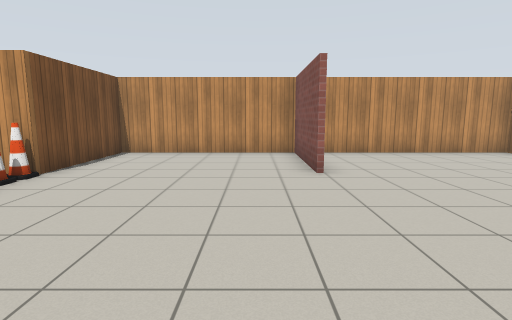
View 1 (above)

13 first-person views from a walk through a Gazebo world. The camera is 1.2 m above the floor, tilts 8° down and sees 80° across. The floor is counted in squares, 1 m on a side. Each view is taken from the middle of a square. On the plan, view 1 faces up. The plan holds only what a view shows up to about 13 squares ahead; the rest is blank. The robots in the file are not drawn. Simple patterns stand in for the simulator's built-in surfaces.

View 2
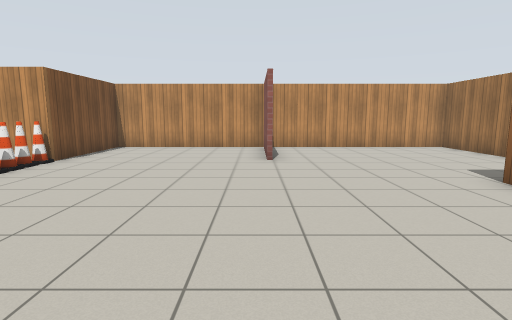

View 3
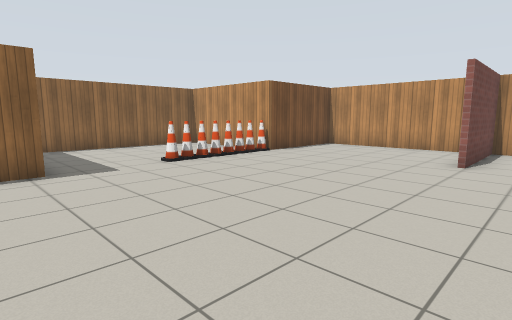

View 4
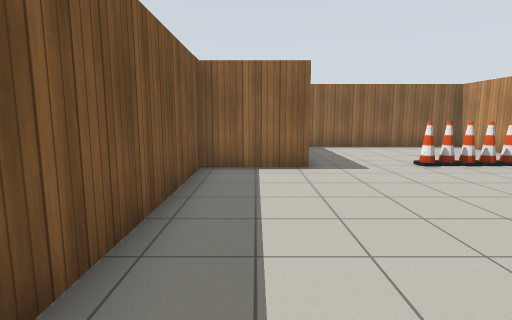

View 5
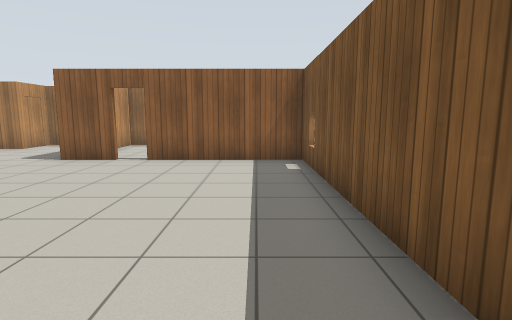

View 6
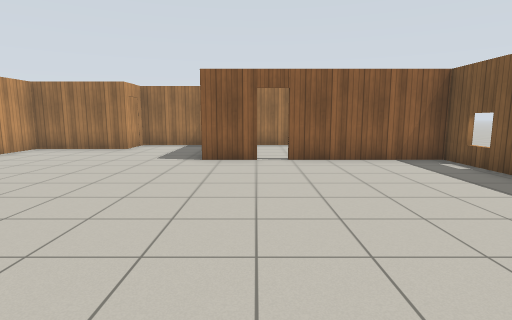

View 7
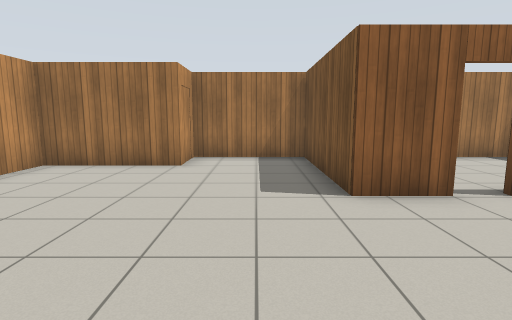

View 8
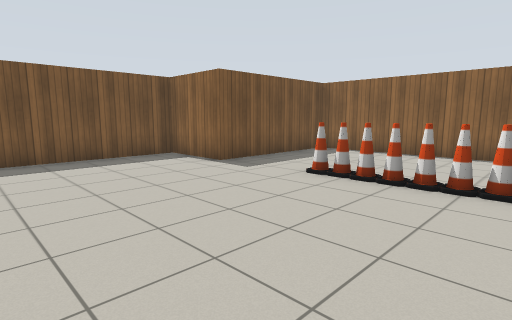

View 9
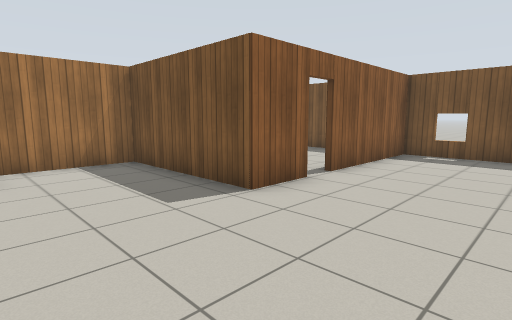

View 10
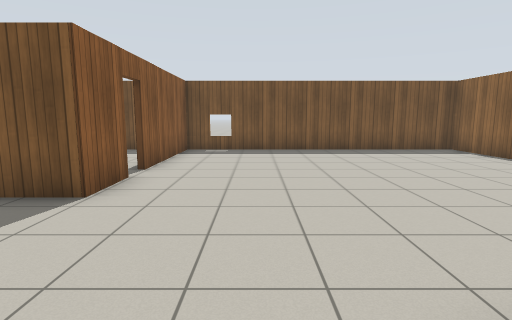

View 11
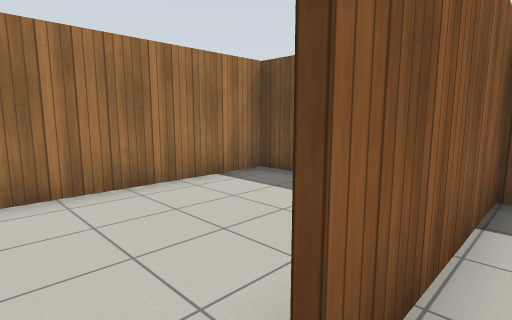

View 12
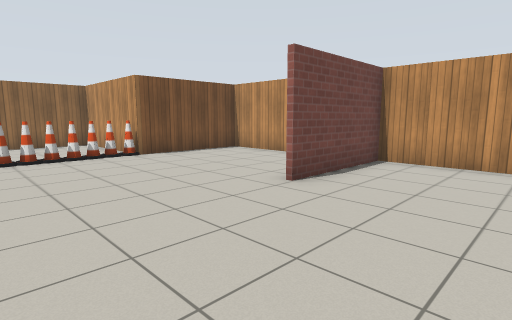

View 13
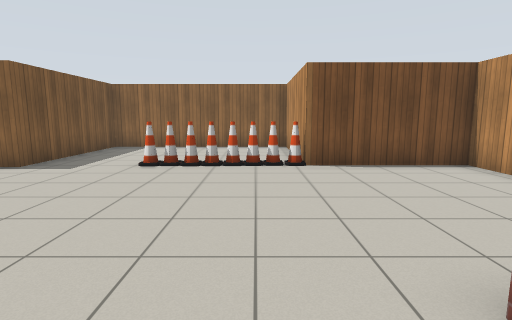

### Floor plan
Ten units are one square. View 1 is at (0, 0); x grows to the right and y downward. Boxes are objects, and circles mark ways between rooms. Rooms are numbered by the first view taken in them; rooms with no view inside come last. Other rooms are left out.
<svg viewBox="-99 -109 205 147">
<path fill="none" stroke="#000" d="M13 -65 13 -104M-54 -62 -94 -62 -94 7 -43 7 -43 33 56 33 56 -11M56 -19 56 -35 101 -35M15 -104 15 -65M101 -34 101 -69 85 -69 85 -103 -46 -103 -46 -64M74 33 101 33 101 -34 88 -34"/>
<rect x="-55" y="-25" width="10" height="10" fill="#bbb"><title>cone</title></rect>
<rect x="-55" y="-35" width="10" height="10" fill="#bbb"><title>cone</title></rect>
<rect x="-55" y="-45" width="10" height="10" fill="#bbb"><title>cone</title></rect>
<rect x="-55" y="-55" width="10" height="10" fill="#bbb"><title>cone</title></rect>
<rect x="-55" y="-65" width="10" height="10" fill="#bbb"><title>cone</title></rect>
<circle cx="60" cy="-15" r="3" fill="#2a7"/>
<text x="0" y="-40">1</text>
<text x="80" y="0">2</text>
</svg>
Room 1 opens to room 2.

Where each view was taken, in squares from view 1:
view 1: 0 up, 0 right, facing up
view 2: 2 down, 1 right, facing up
view 3: 2 down, 3 right, facing up-left
view 4: 2 down, 3 right, facing left
view 5: 2 down, 3 left, facing right
view 6: 2 up, 3 left, facing right
view 7: 5 up, 1 right, facing right
view 8: 6 up, 1 right, facing down-left
view 9: 7 up, 2 right, facing down-right
view 10: 8 up, 3 right, facing down
view 11: 2 up, 5 right, facing down-right
view 12: 2 up, 5 right, facing up-left
view 13: 5 up, 3 right, facing left
